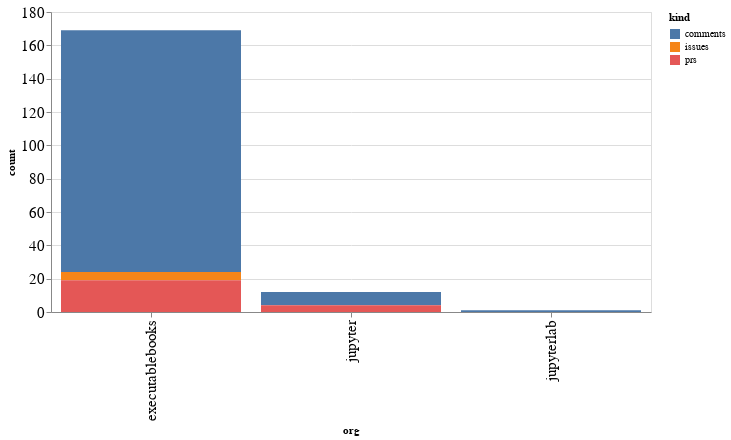

Here is the notebook cell this chart was saved with:
### Code cell
alt.Chart(org_summaries, width=600).mark_bar().encode(
    x='org',
    y='count',
    color='kind',
    tooltip="org"
)

### Figure 1 — Vega-Lite specification as saved in the notebook (floating-point values rounded to 4 significant figures)
{"config": {"axisLeft": {"labelFontSize": 15}, "axisBottom": {"labelFontSize": 15}}, "data": {"name": "data-72ee76afccec821e2b53deda38a3b0b4"}, "mark": "bar", "encoding": {"color": {"type": "nominal", "field": "kind"}, "tooltip": {"type": "nominal", "field": "org"}, "x": {"type": "nominal", "field": "org"}, "y": {"type": "quantitative", "field": "count"}}, "width": 600, "$schema": "https://vega.github.io/schema/vega-lite/v4.8.1.json", "datasets": {"data-72ee76afccec821e2b53deda38a3b0b4": [{"org": "executablebooks", "kind": "comments", "count": 145}, {"org": "executablebooks", "kind": "issues", "count": 5}, {"org": "executablebooks", "kind": "prs", "count": 19}, {"org": "jupyter", "kind": "comments", "count": 8}, {"org": "jupyter", "kind": "prs", "count": 4}, {"org": "jupyterlab", "kind": "comments", "count": 1}]}}
